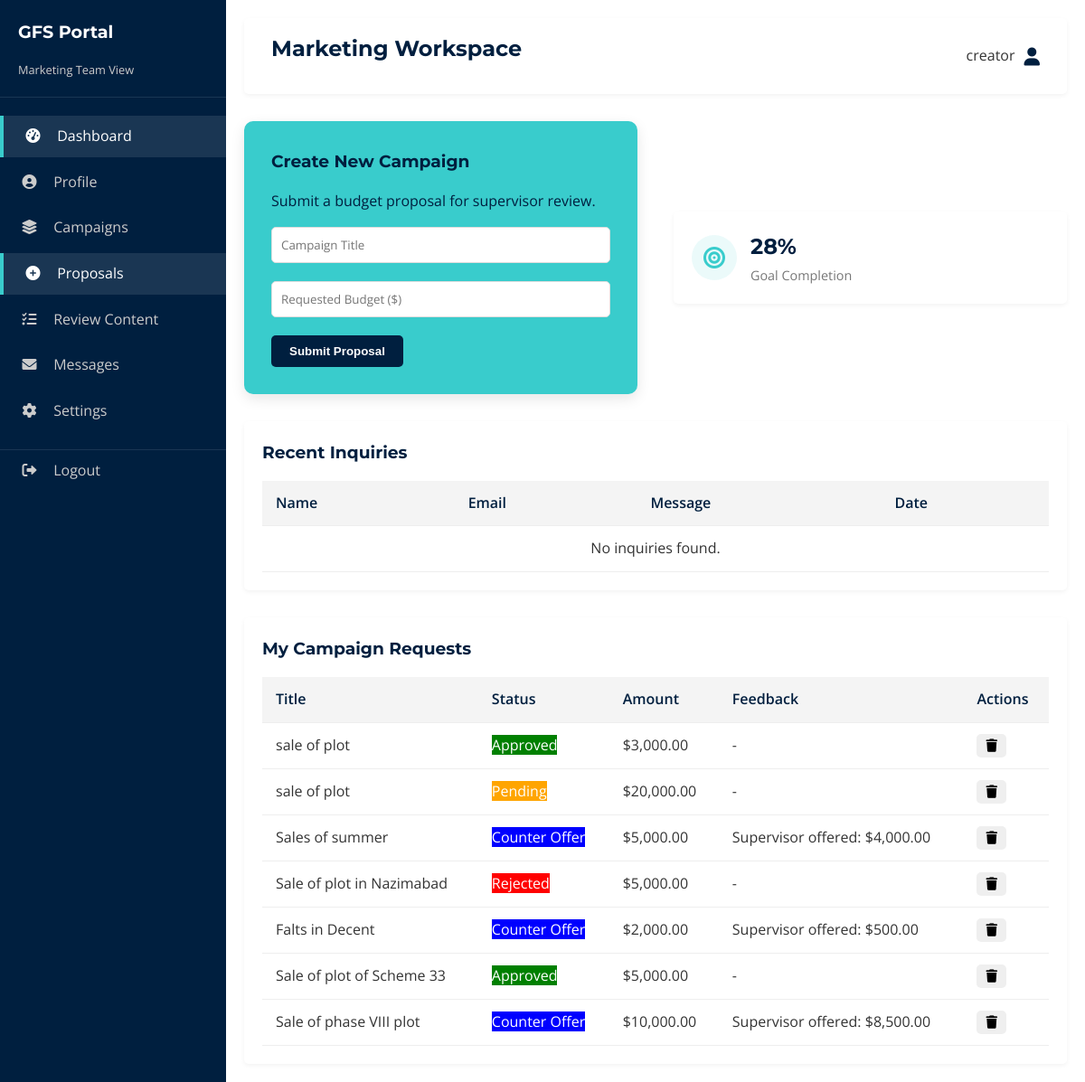
The page /portal/marketing (signed in) on the database its author committed.
### tables this page shows
CREATE TABLE budget_requests (
    id INTEGER PRIMARY KEY AUTOINCREMENT,
    title TEXT NOT NULL,
    type TEXT NOT NULL,
    amount REAL NOT NULL,
    proposed_by TEXT NOT NULL,
    status TEXT DEFAULT 'Pending',
    counter_amount REAL,
    progress INTEGER DEFAULT 0,
    assigned_to INTEGER,
    created_at TIMESTAMP DEFAULT CURRENT_TIMESTAMP,
    FOREIGN KEY (assigned_to) REFERENCES users (id)
);

### app.py (the view)
@app.route('/portal/marketing')
def portal_marketing():
    if 'user_id' not in session: return redirect(url_for('login'))
    conn = get_db_connection()
    campaigns = conn.execute('SELECT * FROM budget_requests WHERE proposed_by = "Marketing Team" ORDER BY created_at DESC').fetchall()
    active_count = conn.execute('SELECT COUNT(*) FROM budget_requests WHERE proposed_by = "Marketing Team" AND status = "Approved"').fetchone()[0]
    total_count = len(campaigns)
    goal_completion = int((active_count / total_count * 100)) if total_count > 0 else 0
    recent_contacts = conn.execute('SELECT * FROM contacts WHERE role = "Marketing" ORDER BY submitted_at DESC LIMIT 5').fetchall()
    conn.close()
    return render_template('portals/marketing.html', role='Marketing Team',
                           campaigns=campaigns,
                           active_count=active_count,
                           recent_contacts=recent_contacts,
                           goal_completion=goal_completion)

### app.py (called while the page is built)
def get_db_connection():
    conn = sqlite3.connect('database.db')
    conn.row_factory = sqlite3.Row
    return conn

@app.context_processor
def inject_global_data():
    conn = get_db_connection()
    try:
        theme_row = conn.execute("SELECT value FROM settings WHERE key = 'theme'").fetchone()
        theme = theme_row['value'] if theme_row else 'default'
        site_rows = conn.execute("SELECT section, key, value FROM site_content WHERE page = 'global'").fetchall()
        site_data = {}
        for row in site_rows:
            if row['section'] not in site_data:
                site_data[row['section']] = {}
            site_data[row['section']][row['key']] = row['value']
    except sqlite3.OperationalError:
        theme = 'default'
        site_data = {}
    finally:
        conn.close()
    return dict(theme=theme, site=site_data)

### templates/portals/marketing.html (shortened to what this page needs)
{% extends 'portal_base.html' %}
{% block header %}Marketing Workspace{% endblock %}
{% block content %}
<div class="grid-2">
    <div class="card" style="text-align: left; background: var(--secondary-color); color: var(--primary-color);">
        <h3>Create New Campaign</h3>
        <p>Submit a budget proposal for supervisor review.</p>
        <form action="{{ url_for('portal_marketing_request') }}" method="POST" style="margin-top: 15px;">
            <div class="form-group">
                <input type="text" name="title" class="form-control" placeholder="Campaign Title" required
                    style="background: white;">
            </div>
            <div class="form-group">
                <input type="number" name="amount" class="form-control" placeholder="Requested Budget ($)" required
                    style="background: white;">
            </div>
            <button type="submit" class="btn" style="background: var(--primary-color); color: white;">Submit
                Proposal</button>
        </form>
    </div>
    <div class="stat-card">
        <div class="stat-icon">
            <i class="fas fa-bullseye"></i>
        </div>
        <div class="stat-info">
            <h3>{{ goal_completion }}%</h3>
            <p>Goal Completion</p>
        </div>
    </div>
</div>
<div class="table-container" style="margin-top: 30px;">
    <h3>Recent Inquiries</h3>
    <table class="table">
        <thead>
            <tr>
                <th>Name</th>
                <th>Email</th>
                <th>Message</th>
                <th>Date</th>
            </tr>
        </thead>
        <tbody>
            {% if not recent_contacts %}
            <tr>
                <td colspan="4" style="text-align: center;">No inquiries found.</td>
            </tr>
            {% endif %}
        </tbody>
    </table>
</div>
<div class="table-container" style="margin-top: 30px;">
    <h3>My Campaign Requests</h3>
    <table class="table">
        <thead>
            <tr>
                <th>Title</th>
                <th>Status</th>
                <th>Amount</th>
                <th>Feedback</th>
                <th>Actions</th>
            </tr>
        </thead>
        <tbody>
            {% for campaign in campaigns %}
            <tr>
                <td>{{ campaign.title }}</td>
                <td>
                    {% if campaign.status == 'Pending' %}
                    <span class="badge" style="background: orange; color: white;">Pending</span>
                    {% elif campaign.status == 'Approved' %}
                    <span class="badge" style="background: green; color: white;">Approved</span>
                    {% elif campaign.status == 'Rejected' %}
                    <span class="badge" style="background: red; color: white;">Rejected</span>
                    {% elif campaign.status == 'Counter-Offer' %}
                    <span class="badge" style="background: blue; color: white;">Counter Offer</span>
                    {% endif %}
                </td>
                <td>${{ "{:,.2f}".format(campaign.amount or 0) }}</td>
                <td>
                    {% if campaign.status == 'Counter-Offer' %}
                    Supervisor offered: ${{ "{:,.2f}".format(campaign.counter_amount or 0) }}
                    {% else %}
                    -
                    {% endif %}
                </td>
                <td>
                    <form action="{{ url_for('portal_delete_request', request_id=campaign.id) }}" method="POST"
                        onsubmit="return confirm('Delete this request?')">
                        <button type="submit" class="btn btn-danger small-btn" style="padding: 5px 10px;"><i
                                class="fas fa-trash"></i></button>
                    </form>
                </td>
            </tr>
            {% endfor %}
        </tbody>
    </table>
</div>
{% endblock %}

### static/styles.css (style rules this page uses)
:root { --primary-color: #001f3f; --secondary-color: #39cccc; --accent-color: #0074D9; --text-color: #333; --light-gray: #f4f4f4; --white: #ffffff; --bg-color: #ffffff; --card-bg: #ffffff; --sidebar-bg: #001f3f; --sidebar-text: #ffffff; --font-heading: 'Montserrat', sans-serif; --font-body: 'Open Sans', sans-serif; --transition: all 0.3s ease; }
* { margin: 0; padding: 0; box-sizing: border-box; }
body { font-family: var(--font-body); line-height: 1.6; color: var(--text-color); background-color: var(--bg-color); }
h1, h2, h3, h4, h5, h6 { font-family: var(--font-heading); color: var(--primary-color); margin-bottom: 1rem; }
.btn { display: inline-block; padding: 10px 20px; border-radius: 5px; font-weight: 600; transition: var(--transition); cursor: pointer; border: none; }
.small-btn { padding: 8px 16px; font-size: 0.9rem; }
.grid-2 { display: grid; grid-template-columns: repeat(2, 1fr); gap: 40px; align-items: center; }
.card { background: var(--card-bg); padding: 30px; border-radius: 10px; box-shadow: 0 5px 15px rgba(0, 0, 0, 0.1); transition: var(--transition); text-align: center; color: var(--text-color); }
.form-group { margin-bottom: 20px; }
.form-control { width: 100%; padding: 10px; border: 1px solid #ddd; border-radius: 5px; font-family: inherit; background-color: var(--white); color: var(--text-color); }
.stat-card { background: var(--card-bg); padding: 20px; border-radius: 5px; box-shadow: 0 2px 5px rgba(0, 0, 0, 0.05); display: flex; align-items: center; color: var(--text-color); }
.stat-icon { width: 50px; height: 50px; border-radius: 50%; background-color: rgba(57, 204, 204, 0.1); color: var(--secondary-color); display: flex; justify-content: center; align-items: center; font-size: 1.5rem; margin-right: 15px; }
.stat-info h3 { font-size: 1.5rem; margin-bottom: 0; color: var(--primary-color); }
.stat-info p { color: #777; font-size: 0.9rem; }
.table-container { background: var(--card-bg); padding: 20px; border-radius: 5px; box-shadow: 0 2px 5px rgba(0, 0, 0, 0.05); overflow-x: auto; }
.table { width: 100%; border-collapse: collapse; color: var(--text-color); }
.table th, .table td { padding: 12px 15px; text-align: left; border-bottom: 1px solid #eee; }
.table th { background-color: var(--light-gray); color: var(--primary-color); font-weight: 600; }

### rows shown on the page
budget_requests: title "sale of plot", status "Approved", amount "3,000.00"
budget_requests: title "sale of plot", status "Pending", amount "20,000.00"
budget_requests: title "Sales of summer", status "Counter Offer", amount "5,000.00", counter_amount "4,000.00"
budget_requests: title "Sale of plot in Nazimabad", status "Rejected", amount "5,000.00"
budget_requests: title "Falts in Decent", status "Counter Offer", amount "2,000.00", counter_amount "500.00"
budget_requests: title "Sale of plot of Scheme 33", status "Approved", amount "5,000.00"
budget_requests: title "Sale of phase VIII plot", status "Counter Offer", amount "10,000.00", counter_amount "8,500.00"

### other values the page prints
{{ role }} "Marketing Team"
{{ session['username'] }} "creator"
{{ goal_completion }} "28"
